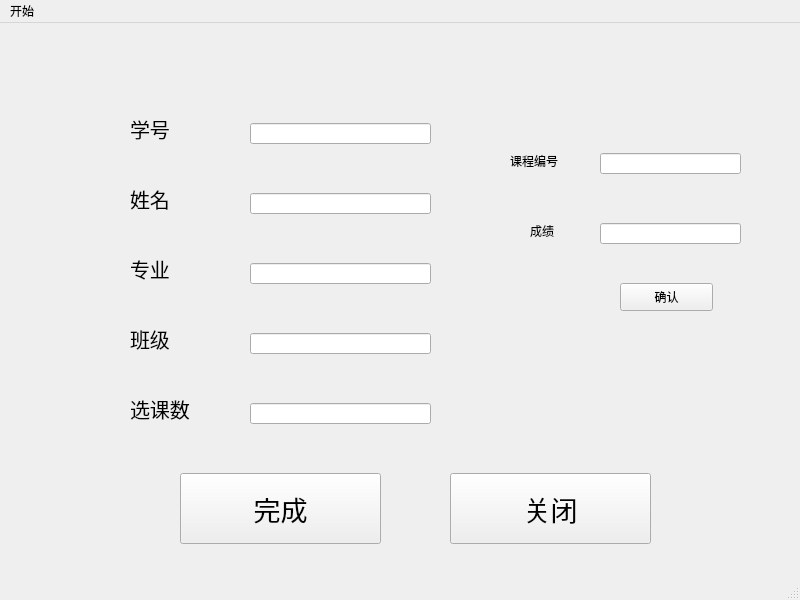
<?xml version="1.0" encoding="UTF-8"?>
<ui version="4.0">
 <class>add</class>
 <widget class="QMainWindow" name="add">
  <property name="geometry">
   <rect>
    <x>0</x>
    <y>0</y>
    <width>800</width>
    <height>600</height>
   </rect>
  </property>
  <property name="windowTitle">
   <string>MainWindow</string>
  </property>
  <widget class="QWidget" name="centralwidget">
   <widget class="QLineEdit" name="lineEditNum">
    <property name="geometry">
     <rect>
      <x>250</x>
      <y>100</y>
      <width>181</width>
      <height>21</height>
     </rect>
    </property>
   </widget>
   <widget class="QLabel" name="label">
    <property name="geometry">
     <rect>
      <x>130</x>
      <y>90</y>
      <width>91</width>
      <height>31</height>
     </rect>
    </property>
    <property name="font">
     <font>
      <pointsize>15</pointsize>
     </font>
    </property>
    <property name="text">
     <string>学号</string>
    </property>
   </widget>
   <widget class="QLineEdit" name="lineEditName">
    <property name="geometry">
     <rect>
      <x>250</x>
      <y>170</y>
      <width>181</width>
      <height>21</height>
     </rect>
    </property>
   </widget>
   <widget class="QLabel" name="label_2">
    <property name="geometry">
     <rect>
      <x>130</x>
      <y>160</y>
      <width>91</width>
      <height>31</height>
     </rect>
    </property>
    <property name="font">
     <font>
      <pointsize>15</pointsize>
     </font>
    </property>
    <property name="text">
     <string>姓名</string>
    </property>
   </widget>
   <widget class="QLineEdit" name="lineEditMajor">
    <property name="geometry">
     <rect>
      <x>250</x>
      <y>240</y>
      <width>181</width>
      <height>21</height>
     </rect>
    </property>
   </widget>
   <widget class="QLabel" name="label_3">
    <property name="geometry">
     <rect>
      <x>130</x>
      <y>230</y>
      <width>91</width>
      <height>31</height>
     </rect>
    </property>
    <property name="font">
     <font>
      <pointsize>15</pointsize>
     </font>
    </property>
    <property name="text">
     <string>专业</string>
    </property>
   </widget>
   <widget class="QLineEdit" name="lineEditClass">
    <property name="geometry">
     <rect>
      <x>250</x>
      <y>310</y>
      <width>181</width>
      <height>21</height>
     </rect>
    </property>
   </widget>
   <widget class="QLabel" name="label_4">
    <property name="geometry">
     <rect>
      <x>130</x>
      <y>300</y>
      <width>91</width>
      <height>31</height>
     </rect>
    </property>
    <property name="font">
     <font>
      <pointsize>15</pointsize>
     </font>
    </property>
    <property name="text">
     <string>班级</string>
    </property>
   </widget>
   <widget class="QLineEdit" name="lineEditNums">
    <property name="geometry">
     <rect>
      <x>250</x>
      <y>380</y>
      <width>181</width>
      <height>21</height>
     </rect>
    </property>
   </widget>
   <widget class="QLabel" name="label_5">
    <property name="geometry">
     <rect>
      <x>130</x>
      <y>370</y>
      <width>91</width>
      <height>31</height>
     </rect>
    </property>
    <property name="font">
     <font>
      <pointsize>15</pointsize>
     </font>
    </property>
    <property name="text">
     <string>选课数</string>
    </property>
   </widget>
   <widget class="QPushButton" name="pushButtonFinish">
    <property name="geometry">
     <rect>
      <x>180</x>
      <y>450</y>
      <width>201</width>
      <height>71</height>
     </rect>
    </property>
    <property name="font">
     <font>
      <pointsize>20</pointsize>
     </font>
    </property>
    <property name="text">
     <string>完成</string>
    </property>
   </widget>
   <widget class="QPushButton" name="pushButtonClose">
    <property name="geometry">
     <rect>
      <x>450</x>
      <y>450</y>
      <width>201</width>
      <height>71</height>
     </rect>
    </property>
    <property name="font">
     <font>
      <pointsize>20</pointsize>
     </font>
    </property>
    <property name="text">
     <string>关闭</string>
    </property>
   </widget>
   <widget class="QLineEdit" name="lineEditCnum">
    <property name="geometry">
     <rect>
      <x>600</x>
      <y>130</y>
      <width>141</width>
      <height>21</height>
     </rect>
    </property>
   </widget>
   <widget class="QLineEdit" name="lineEditScore">
    <property name="geometry">
     <rect>
      <x>600</x>
      <y>200</y>
      <width>141</width>
      <height>21</height>
     </rect>
    </property>
   </widget>
   <widget class="QPushButton" name="pushButtonConfirm">
    <property name="geometry">
     <rect>
      <x>620</x>
      <y>260</y>
      <width>93</width>
      <height>28</height>
     </rect>
    </property>
    <property name="text">
     <string>确认</string>
    </property>
   </widget>
   <widget class="QLabel" name="label_6">
    <property name="geometry">
     <rect>
      <x>510</x>
      <y>130</y>
      <width>72</width>
      <height>15</height>
     </rect>
    </property>
    <property name="text">
     <string>课程编号</string>
    </property>
   </widget>
   <widget class="QLabel" name="label_7">
    <property name="geometry">
     <rect>
      <x>530</x>
      <y>200</y>
      <width>72</width>
      <height>15</height>
     </rect>
    </property>
    <property name="text">
     <string>成绩</string>
    </property>
   </widget>
  </widget>
  <widget class="QMenuBar" name="menubar">
   <property name="geometry">
    <rect>
     <x>0</x>
     <y>0</y>
     <width>800</width>
     <height>26</height>
    </rect>
   </property>
   <widget class="QMenu" name="menu">
    <property name="title">
     <string>开始</string>
    </property>
    <addaction name="actionquit"/>
   </widget>
   <addaction name="menu"/>
  </widget>
  <widget class="QStatusBar" name="statusbar"/>
  <action name="actionquit">
   <property name="text">
    <string>退出</string>
   </property>
  </action>
 </widget>
 <resources/>
 <connections/>
</ui>
